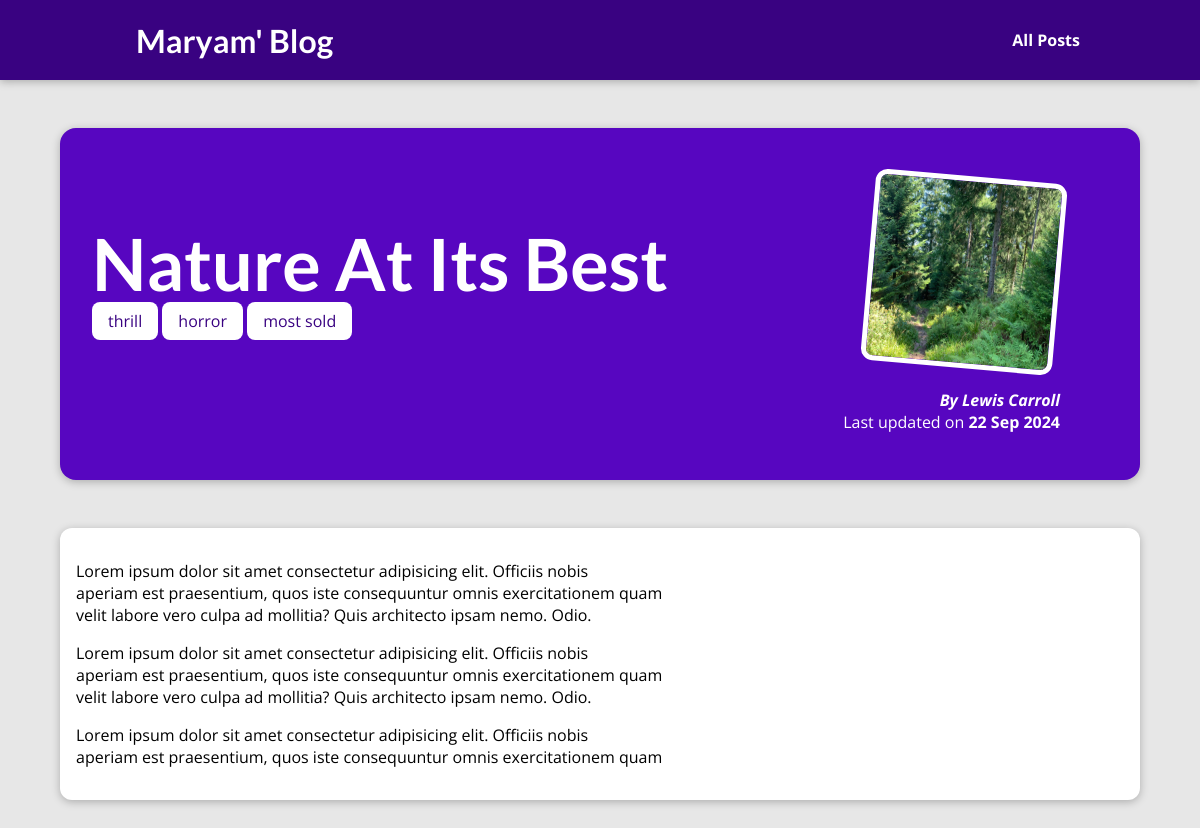
The app's page /posts/into-the-woods with its own data.
### personal_blogs/models.py (models this page shows, shortened)
class Post(models.Model):
    title = models.CharField(max_length=150)
    excerpt = models.CharField(max_length=200)
    image_name = models.CharField(max_length=100)
    date = models.DateField(auto_now=True)
    slug = models.SlugField(unique=True, db_index=True)
    content = models.TextField(validators=[MinLengthValidator(10)])
    author = models.ForeignKey(
        Author, on_delete=models.SET_NULL, null=True, related_name="posts")
    tags = models.ManyToManyField(Tag)

class Tag(models.Model):
    caption = models.CharField(max_length=20)

class Author(models.Model):
    first_name = models.CharField(max_length=100)
    last_name = models.CharField(max_length=100)
    email_address = models.EmailField()
    def full_name(self):
        return f"{self.first_name} {self.last_name}"
    def __str__(self):
        return self.full_name()

### personal_blogs/views.py (the view)
# urls.py: path("posts/<slug:slug>", views.post_detail, name="post-detail")
def post_detail(request, slug):
    identified_post = get_object_or_404(Post, slug=slug)
    return render(request, "personal_blogs/post-detail.html", {
        "post": identified_post,
        "post_tags": identified_post.tags.all()
    })

### personal_blogs/templates/personal_blogs/post-detail.html (shortened to what this page needs)
{% extends "base.html" %}
{% load static %}
{% block css_files %}
  <link rel="stylesheet" href="{% static "personal_blogs/post.css" %}" />
  <link rel="stylesheet" href="{% static "personal_blogs/post-detail.css" %}" />
{% endblock %}
{% block content %}
<section id="summary">
  <h2>{{ post.title }}</h2>
  <div>
    {% for tag in post_tags %}
      <span class="tag">{{ tag.caption }}</span>
    {% endfor %}
  </div>
  <article>
    <img src="{% static "personal_blogs/images/"|add:post.image_name %}" alt="{{ post.title }}" />
    <address>By <a href="mailto:{{ post.author.email_address }}">{{ post.author }}</a></address>
    <div>Last updated on <time>{{ post.date|date:"d M Y" }}</time></div>
  </article>
</section>
<main>
  {{ post.content|linebreaks }}
</main>
{% endblock %}

### static/app.css (style rules this page uses)
* { box-sizing: border-box; }
html { font-family: 'Open Sans', 'Lato', sans-serif; }
body { margin: 0; }
h1, h2, h3 { font-family: 'Lato', sans-serif; font-weight: bold; }

### personal_blogs/static/personal_blogs/post-detail.css (style rules this page uses)
body { background-color: #e7e7e7; }
#summary { margin: 8rem auto 3rem auto; padding: 2rem; width: 90%; max-width: 90rem; border-radius: 16px; background-color: #5706c0; position: relative; box-shadow: 0 2px 8px rgba(0, 0, 0, 0.25); height: 22rem; }
#summary h2 { color: white; font-size: 4.5rem; margin-bottom: 0.25rem; }
#summary article { position: absolute; top: 2rem; right: 3rem; padding: 1rem 2rem; border-radius: 12px; text-align: right; color: white; }
#summary article img { width: 12rem; height: 12rem; border-radius: 12px; transform: rotateZ(5deg); border: 5px solid white; margin-bottom: 1rem; }
#summary address { font-weight: bold; }
#summary a { color: white; text-decoration: none; }
#summary time { font-weight: bold; }
main { width: 90%; max-width: 90rem; margin: 3rem auto; background-color: white; padding: 1rem; border-radius: 12px; box-shadow: 0 2px 8px rgba(0, 0, 0, 0.25); }
.tag { background-color: white; color: #390281; padding: 0.5rem 1rem; border-radius: 8px; }

### records on screen
Post: title "Nature At Its Best", image_name (picture), author "Lewis Carroll", date "22 Sep 2024", content "Lorem ipsum dolor sit amet consectetur adipisicing elit. Officiis nobis aperiam est praesentium, quos iste consequuntur omnis exercitationem quam velit labore vero culpa ad mollitia? Quis architecto ipsam nemo. Odio. Lorem ipsum dolor sit amet consectetur adipisicing elit. Officiis nobis aperiam est praesentium, quos iste consequuntur omnis exercitationem quam velit labore vero culpa ad mollitia? Quis architecto ipsam nemo. Odio. Lorem ipsum dolor sit amet consectetur adipisicing elit. Officiis nobis aperiam est praesentium, quos iste consequuntur omnis exercitationem quam"
Tag: caption "thrill"
Tag: caption "horror"
Tag: caption "most sold"
